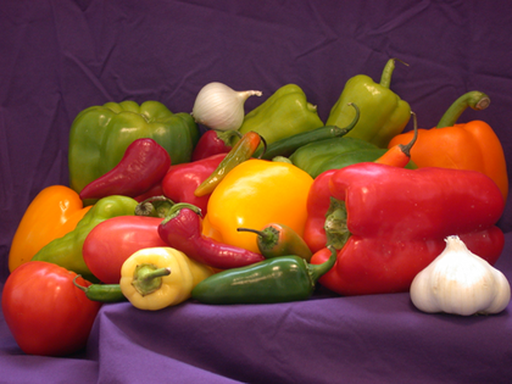
%> input picture PDI/imagen_comprimida.png (cropped and resized to the size of MATLAB's example picture), 512 x 384 px, given in place of peppers.png, which was not available
$ octave Practiva8v2.m   (GNU Octave 9; MATLAB toolbox functions it lacks are replaced by stand-ins)
%> lines starting %> are read from the running program, lines starting %| are printed output that depends on the picture; in (x1, y1, x2, y2) boxes, pixels count from 0 and x2, y2 are one past the last pixel; in counts of white or black regions, pixels touching at a corner belong together; the program's own positions count from 1; pictures that were not available may be replaced by others from this repository, and a replacement may not be noted
clc
clear all
close all
warning off all

a = imread('peppers.png');
%> a is the input picture: size 384x512x3 uint8; mean R, G, B 120.8, 66.4, 57.6
a = rgb2gray(a);
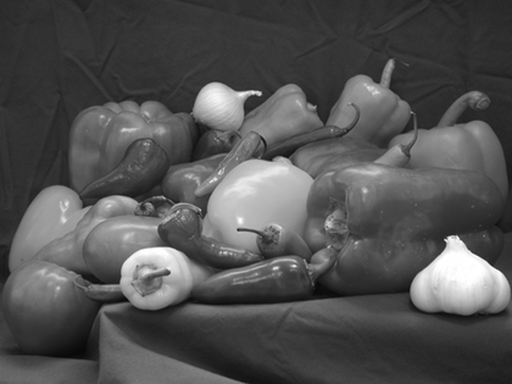
%> a: size 384x512 uint8; min 8, max 255, mean 81.7

figure(1)
subplot(1, 4, 1)
imshow(a)
title('Original')

bits_error = input('Ingrese el número de bits para la compresión (1-8): ');
%> the answer given: 1
bits_error = bits_error * 2;
b = dct2(a);

max_value = max(abs(b(:)));
%> max_value = 36207.1
quantization_step = (2 * max_value) / (2^bits_error);
%> quantization_step = 18103.5
b_quantized = round(b / quantization_step);

b_dequantized = b_quantized * quantization_step;

[nrows, ncols] = size(a);
%> nrows = 384; ncols = 512
prediccion = zeros(nrows, ncols);

for i = 2:nrows
    for j = 2:ncols
        prediccion(i, j) = a(i - 1, j);
    end
end
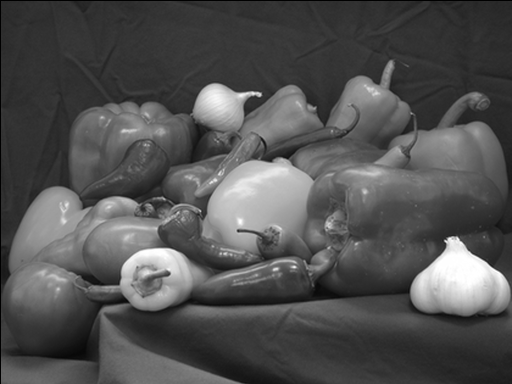
%> prediccion: size 384x512 double; min 0, max 255, mean 81.4

subplot(1, 4, 2)
imshow(b_dequantized)
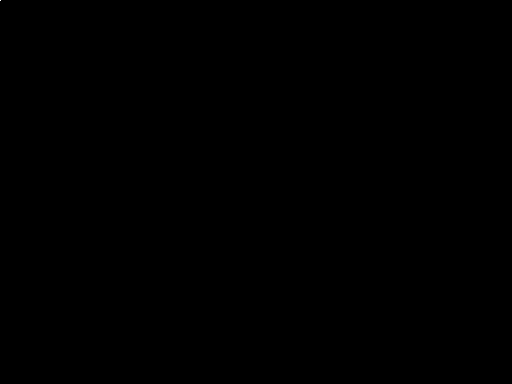
%> displayed picture: size 384x512, on the screen's scale of 0 to 255; 0% white in thin lines or dots, all inside (x1, y1, x2, y2) = (0, 0, 1, 1)
title('Imagen prediccion')

d = idct2(b_dequantized);
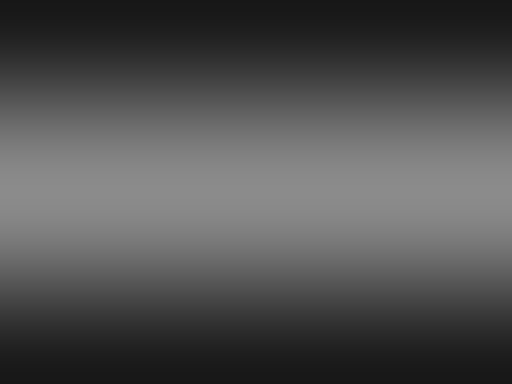
%> d: size 384x512 double; min 23.92, max 139.4, mean 81.7

subplot(1, 4, 3)
imshow(uint8(b_quantized))
title('Imagen error')

subplot(1, 4, 4)
imshow(uint8(d))
title('Imagen comprimida')

figure(2)
subplot(1, 3, 1)
imshow(a)
title('Original')

subplot(1, 3, 2)
imshow(b)
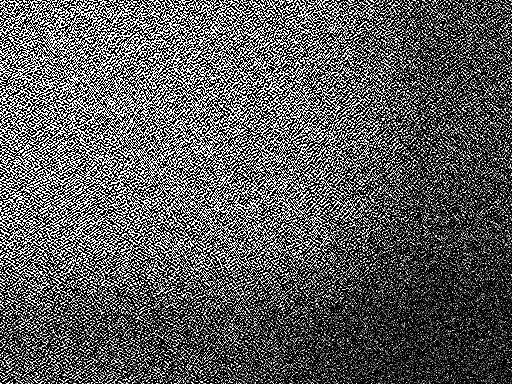
%> displayed picture: size 384x512, on the screen's scale of 0 to 255; min 0, max 255, mean 91.6
title('Transformada')

subplot(1, 3, 3)
imshow(uint8(d))
title('Transformada inversa')

mse = mean((sum(a) - sum(d)).^2);
%> mse = 20640368
snr = 10 * log10((sum(a).^2) / mse);
%> snr = 512 values, max 18.99 at index 241, min 11.78 at index 512, mean 16.68
disp(['Relación de compresión: ' num2str(snr(1))]);
%| Relación de compresión: 12.69

disp('Fin del proceso')
